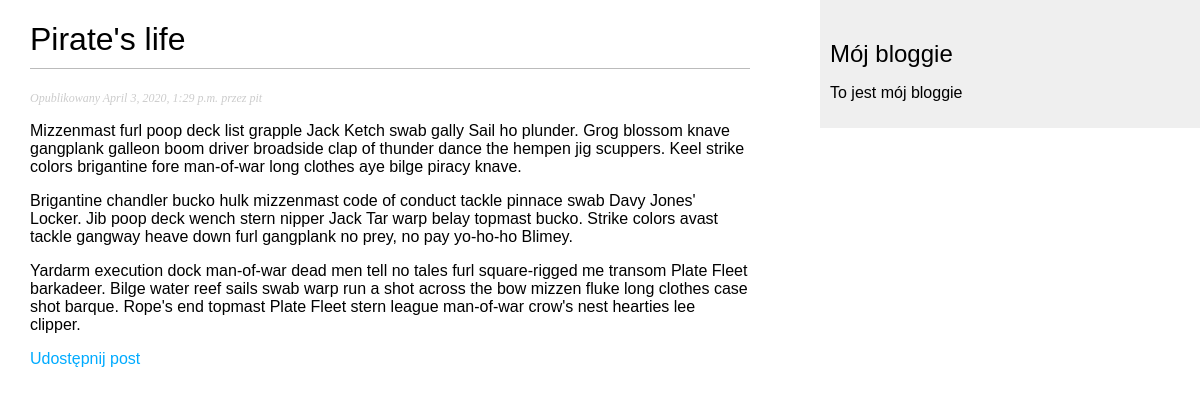
The app's page /bloggie/2020/04/03/pirates-life/ with its own data.
### bloggie/models.py (models this page shows, shortened)
class Post(models.Model):
    STATUS_CHOICES = (
        ('draft', 'Roboczy'),
        ('published', 'Opublikowany'),
    )
    title = models.CharField(max_length=250)
    slug = models.SlugField(max_length=250,
                            unique_for_date='publish')
    author = models.ForeignKey(User,
                               related_name='blog_posts')
    body = models.TextField()
    publish = models.DateTimeField(default=timezone.now)
    created = models.DateTimeField(auto_now_add=True)
    updated = models.DateTimeField(auto_now=True)
    status = models.CharField(max_length=10,
                              choices=STATUS_CHOICES,
                              default='draft')
    objects = models.Manager()  #default Manager
    published = PublishedManager()
    class Meta:
        ordering = ('-publish',)

### bloggie/views.py (the view)
def post_detail(request, year, month, day, post):
    post = get_object_or_404(Post, slug=post,
                             status='published',
                             publish__year=year,
                             publish__month=month,
                             publish__day=day)
    return render(request,
                  'bloggie/post/detail.html',
                  {'post': post})

### bloggie/templates/bloggie/post/detail.html (shortened to what this page needs)
<!DOCTYPE html>
<html lang="en">
<head>
</head>
<body>
{% extends "bloggie/base.html" %}
{% block content %}
    <h1>{{ post.title }}</h1>
    <p class="date">
        Opublikowany {{ post.publish }} przez {{ post.author }}
    </p>
{{ post.body|linebreaks }}
<p>
    <a href="{% url 'bloggie:post_share' post.id %}">
    Udostępnij post</a>
</p>
{% endblock %}

### bloggie/static/css/bloggie.css (style rules this page uses)
body { margin:0; padding:0; font-family:helvetica, sans-serif; }
a { color:#00abff; text-decoration:none; }
h1 { font-weight:normal; border-bottom:1px solid #bbb; padding:0 0 10px 0; }
p.date { color:#ccc; font-family: georgia, serif; font-size: 12px; font-style: italic; }

### records on screen
Post: title "Pirate's life", publish "April 3, 2020, 1:29 p.m.", author "pit", body "Mizzenmast furl poop deck list grapple Jack Ketch swab gally Sail ho plunder. Grog blossom knave gangplank galleon boom driver broadside clap of thunder dance the hempen jig scuppers. Keel strike colors brigantine fore man-of-war long clothes aye bilge piracy knave. Brigantine chandler bucko hulk mizzenmast code of conduct tackle pinnace swab Davy Jones' Locker. Jib poop deck wench stern nipper Jack Tar warp belay topmast bucko. Strike colors avast tackle gangway heave down furl gangplank no prey, no pay yo-ho-ho Blimey. Yardarm execution dock man-of-war dead men tell no tales furl square-rigged me transom Plate Fleet barkadeer. Bilge water reef sails swab warp run a shot across the bow…"
